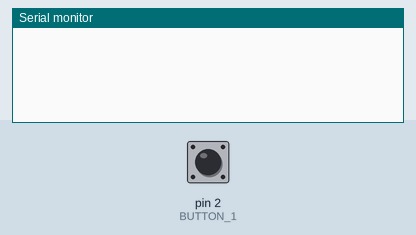
Simulated run of this sketch. Board: Arduino Uno, built with avr-gcc and run on an emulated ATmega328P. Shown: the last lines printed to the serial monitor. The inputs (shaded band) are chosen by the test bench; at power-on: pin 2 (BUTTON_1) HIGH.

Above: at 1.2 s.
1.3 s: pin 2 (BUTTON_1) pulled LOW for 0.15 s
At 1.43 s:
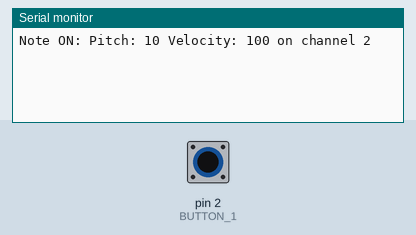
At 1.8 s:
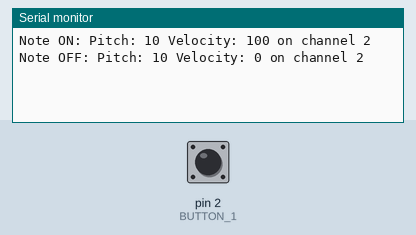

The sketch:

MIDIButtonDebug.ino
```cpp
//
// To see how to connect a button using pull up, refer to:
// https://www.arduino.cc/en/Tutorial/DigitalInputPullup
//

#include <MIDI.h>
#define BUTTON_1 2 // Assign BUTTON_1 to pin 2

bool button_1_LastState;

boolean testMode = true;

MIDI_CREATE_DEFAULT_INSTANCE();

void setup() {
  pinMode(BUTTON_1, INPUT_PULLUP);

  if (testMode) { // Use the serial monitor
    Serial.begin(9600);
  }
  else { // Use MIDI output
    MIDI.begin(); // Launch MIDI with default options
  }

  // Set startup values
  button_1_LastState = digitalRead(BUTTON_1);

}

void loop() {

  // Read the buttons values
  bool button_1_State = digitalRead(BUTTON_1);

  if (button_1_State != button_1_LastState) {
    if (button_1_State) { // Button changed to OFF
      sendNoteOff(10, 0, 2);
    }
    else { // Button changed to ON
      sendNoteOn(10, 100, 2);
    }
    button_1_LastState = button_1_State; // Remember the last state
  }

  delay(10); // Wait a bit
}


// Function to either send on MIDI or Serial
void sendNoteOn(int pitch, int velocity, int channel) {
  if (testMode) {
    Serial.print("Note ON: ");
    Serial.print("Pitch: ");
    Serial.print(pitch);
    Serial.print(" Velocity: ");
    Serial.print(velocity);
    Serial.print(" on channel ");
    Serial.println(channel);
  }
  else {
    MIDI.sendNoteOn(pitch, velocity, channel);
  }
}

// Function to either send on MIDI or Serial
void sendNoteOff(int pitch, int velocity, int channel) {
  if (testMode) {
    Serial.print("Note OFF: ");
    Serial.print("Pitch: ");
    Serial.print(pitch);
    Serial.print(" Velocity: ");
    Serial.print(velocity);
    Serial.print(" on channel ");
    Serial.println(channel);
  }
  else {
    MIDI.sendNoteOff(pitch, velocity, channel);
  }
}
```

Measured:
- after the input at 1.3 s, the serial monitor: prints a new line at once (image 1)
